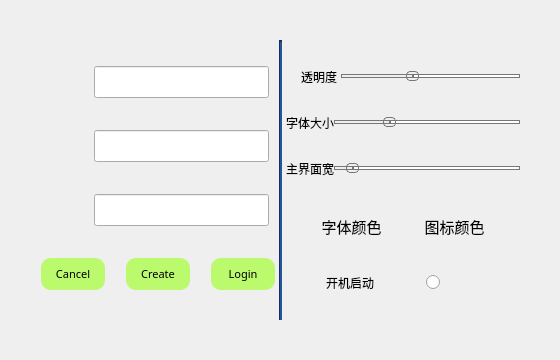
<?xml version="1.0" encoding="UTF-8"?>
<ui version="4.0">
 <class>login</class>
 <widget class="QDialog" name="login">
  <property name="geometry">
   <rect>
    <x>0</x>
    <y>0</y>
    <width>560</width>
    <height>360</height>
   </rect>
  </property>
  <property name="minimumSize">
   <size>
    <width>560</width>
    <height>360</height>
   </size>
  </property>
  <property name="maximumSize">
   <size>
    <width>560</width>
    <height>360</height>
   </size>
  </property>
  <property name="cursor">
   <cursorShape>SizeAllCursor</cursorShape>
  </property>
  <property name="windowTitle">
   <string>Setting</string>
  </property>
  <property name="windowOpacity">
   <double>1.000000000000000</double>
  </property>
  <property name="autoFillBackground">
   <bool>true</bool>
  </property>
  <property name="styleSheet">
   <string notr="true"/>
  </property>
  <property name="sizeGripEnabled">
   <bool>false</bool>
  </property>
  <layout class="QGridLayout" name="gridLayout">
   <property name="leftMargin">
    <number>0</number>
   </property>
   <property name="topMargin">
    <number>0</number>
   </property>
   <property name="rightMargin">
    <number>0</number>
   </property>
   <property name="bottomMargin">
    <number>0</number>
   </property>
   <property name="spacing">
    <number>0</number>
   </property>
   <item row="0" column="1">
    <widget class="QPushButton" name="exit">
     <property name="minimumSize">
      <size>
       <width>40</width>
       <height>40</height>
      </size>
     </property>
     <property name="maximumSize">
      <size>
       <width>40</width>
       <height>40</height>
      </size>
     </property>
     <property name="cursor">
      <cursorShape>PointingHandCursor</cursorShape>
     </property>
     <property name="styleSheet">
      <string notr="true"/>
     </property>
     <property name="text">
      <string/>
     </property>
     <property name="icon">
      <iconset resource="icon.qrc">
       <normaloff>:/resource/exit.svg</normaloff>:/resource/exit.svg</iconset>
     </property>
     <property name="iconSize">
      <size>
       <width>40</width>
       <height>40</height>
      </size>
     </property>
     <property name="flat">
      <bool>true</bool>
     </property>
    </widget>
   </item>
   <item row="1" column="0">
    <layout class="QHBoxLayout" name="horizontalLayout_8">
     <property name="spacing">
      <number>0</number>
     </property>
     <property name="leftMargin">
      <number>40</number>
     </property>
     <property name="topMargin">
      <number>0</number>
     </property>
     <property name="bottomMargin">
      <number>40</number>
     </property>
     <item>
      <layout class="QVBoxLayout" name="verticalLayout_0">
       <property name="spacing">
        <number>6</number>
       </property>
       <property name="rightMargin">
        <number>0</number>
       </property>
       <item>
        <layout class="QHBoxLayout" name="horizontalLayout_0">
         <property name="rightMargin">
          <number>10</number>
         </property>
         <item>
          <widget class="QPushButton" name="S">
           <property name="cursor">
            <cursorShape>ForbiddenCursor</cursorShape>
           </property>
           <property name="text">
            <string/>
           </property>
           <property name="icon">
            <iconset resource="icon.qrc">
             <normaloff>:/resource/server.svg</normaloff>:/resource/server.svg</iconset>
           </property>
           <property name="iconSize">
            <size>
             <width>32</width>
             <height>32</height>
            </size>
           </property>
           <property name="flat">
            <bool>true</bool>
           </property>
          </widget>
         </item>
         <item>
          <widget class="QLineEdit" name="server_port">
           <property name="minimumSize">
            <size>
             <width>175</width>
             <height>32</height>
            </size>
           </property>
           <property name="maximumSize">
            <size>
             <width>175</width>
             <height>32</height>
            </size>
           </property>
           <property name="font">
            <font>
             <family>JetBrains Mono</family>
             <pointsize>8</pointsize>
            </font>
           </property>
           <property name="inputMethodHints">
            <set>Qt::ImhNone</set>
           </property>
           <property name="text">
            <string/>
           </property>
           <property name="maxLength">
            <number>22</number>
           </property>
           <property name="placeholderText">
            <string/>
           </property>
           <property name="clearButtonEnabled">
            <bool>true</bool>
           </property>
          </widget>
         </item>
        </layout>
       </item>
       <item>
        <layout class="QHBoxLayout" name="horizontalLayout_1">
         <property name="rightMargin">
          <number>10</number>
         </property>
         <item>
          <widget class="QPushButton" name="U">
           <property name="cursor">
            <cursorShape>ForbiddenCursor</cursorShape>
           </property>
           <property name="text">
            <string/>
           </property>
           <property name="icon">
            <iconset resource="icon.qrc">
             <normaloff>:/resource/user.svg</normaloff>:/resource/user.svg</iconset>
           </property>
           <property name="iconSize">
            <size>
             <width>32</width>
             <height>32</height>
            </size>
           </property>
           <property name="flat">
            <bool>true</bool>
           </property>
          </widget>
         </item>
         <item>
          <widget class="QLineEdit" name="username">
           <property name="minimumSize">
            <size>
             <width>175</width>
             <height>32</height>
            </size>
           </property>
           <property name="maximumSize">
            <size>
             <width>175</width>
             <height>32</height>
            </size>
           </property>
           <property name="font">
            <font>
             <family>JetBrains Mono</family>
             <pointsize>8</pointsize>
            </font>
           </property>
           <property name="inputMethodHints">
            <set>Qt::ImhNone</set>
           </property>
           <property name="text">
            <string/>
           </property>
           <property name="maxLength">
            <number>8</number>
           </property>
           <property name="placeholderText">
            <string extracomment="username"/>
           </property>
           <property name="clearButtonEnabled">
            <bool>true</bool>
           </property>
          </widget>
         </item>
        </layout>
       </item>
       <item>
        <layout class="QHBoxLayout" name="horizontalLayout_2">
         <property name="rightMargin">
          <number>10</number>
         </property>
         <item>
          <widget class="QPushButton" name="P">
           <property name="font">
            <font>
             <family>JetBrains Mono</family>
            </font>
           </property>
           <property name="cursor">
            <cursorShape>ForbiddenCursor</cursorShape>
           </property>
           <property name="text">
            <string/>
           </property>
           <property name="icon">
            <iconset resource="icon.qrc">
             <normaloff>:/resource/passwd.svg</normaloff>:/resource/passwd.svg</iconset>
           </property>
           <property name="iconSize">
            <size>
             <width>32</width>
             <height>32</height>
            </size>
           </property>
           <property name="flat">
            <bool>true</bool>
           </property>
          </widget>
         </item>
         <item>
          <widget class="QLineEdit" name="password">
           <property name="minimumSize">
            <size>
             <width>175</width>
             <height>32</height>
            </size>
           </property>
           <property name="maximumSize">
            <size>
             <width>175</width>
             <height>32</height>
            </size>
           </property>
           <property name="font">
            <font>
             <family>JetBrains Mono</family>
             <pointsize>8</pointsize>
            </font>
           </property>
           <property name="inputMethodHints">
            <set>Qt::ImhHiddenText|Qt::ImhNoAutoUppercase|Qt::ImhNoPredictiveText|Qt::ImhSensitiveData</set>
           </property>
           <property name="text">
            <string/>
           </property>
           <property name="maxLength">
            <number>12</number>
           </property>
           <property name="frame">
            <bool>true</bool>
           </property>
           <property name="echoMode">
            <enum>QLineEdit::Password</enum>
           </property>
           <property name="alignment">
            <set>Qt::AlignLeading|Qt::AlignLeft|Qt::AlignVCenter</set>
           </property>
           <property name="placeholderText">
            <string comment="password" extracomment="password"/>
           </property>
           <property name="clearButtonEnabled">
            <bool>true</bool>
           </property>
          </widget>
         </item>
        </layout>
       </item>
       <item>
        <layout class="QHBoxLayout" name="horizontalLayout_3">
         <property name="spacing">
          <number>20</number>
         </property>
         <property name="leftMargin">
          <number>0</number>
         </property>
         <property name="rightMargin">
          <number>0</number>
         </property>
         <item>
          <widget class="QPushButton" name="cancel">
           <property name="minimumSize">
            <size>
             <width>0</width>
             <height>32</height>
            </size>
           </property>
           <property name="maximumSize">
            <size>
             <width>64</width>
             <height>32</height>
            </size>
           </property>
           <property name="font">
            <font>
             <family>JetBrains Mono</family>
             <pointsize>8</pointsize>
            </font>
           </property>
           <property name="cursor">
            <cursorShape>PointingHandCursor</cursorShape>
           </property>
           <property name="styleSheet">
            <string notr="true">border-radius:10px;
background-color: rgb(188, 250, 109);</string>
           </property>
           <property name="text">
            <string>Cancel</string>
           </property>
           <property name="flat">
            <bool>false</bool>
           </property>
          </widget>
         </item>
         <item>
          <widget class="QPushButton" name="creteNewUser">
           <property name="minimumSize">
            <size>
             <width>0</width>
             <height>32</height>
            </size>
           </property>
           <property name="maximumSize">
            <size>
             <width>64</width>
             <height>32</height>
            </size>
           </property>
           <property name="font">
            <font>
             <family>JetBrains Mono</family>
             <pointsize>8</pointsize>
            </font>
           </property>
           <property name="cursor">
            <cursorShape>PointingHandCursor</cursorShape>
           </property>
           <property name="styleSheet">
            <string notr="true">border-radius:10px;
background-color: rgb(188, 250, 109);</string>
           </property>
           <property name="text">
            <string>Create</string>
           </property>
           <property name="flat">
            <bool>false</bool>
           </property>
          </widget>
         </item>
         <item>
          <widget class="QPushButton" name="Login">
           <property name="minimumSize">
            <size>
             <width>0</width>
             <height>32</height>
            </size>
           </property>
           <property name="maximumSize">
            <size>
             <width>64</width>
             <height>32</height>
            </size>
           </property>
           <property name="font">
            <font>
             <family>JetBrains Mono</family>
             <pointsize>8</pointsize>
            </font>
           </property>
           <property name="cursor">
            <cursorShape>PointingHandCursor</cursorShape>
           </property>
           <property name="styleSheet">
            <string notr="true">border-radius:10px;
background-color: rgb(188, 250, 109);</string>
           </property>
           <property name="text">
            <string>Login</string>
           </property>
           <property name="flat">
            <bool>false</bool>
           </property>
          </widget>
         </item>
        </layout>
       </item>
      </layout>
     </item>
     <item>
      <widget class="Line" name="line">
       <property name="minimumSize">
        <size>
         <width>0</width>
         <height>0</height>
        </size>
       </property>
       <property name="styleSheet">
        <string notr="true">background-color: rgb(32, 74, 135);</string>
       </property>
       <property name="lineWidth">
        <number>2</number>
       </property>
       <property name="orientation">
        <enum>Qt::Vertical</enum>
       </property>
      </widget>
     </item>
     <item>
      <layout class="QVBoxLayout" name="verticalLayout">
       <property name="leftMargin">
        <number>4</number>
       </property>
       <item>
        <layout class="QHBoxLayout" name="horizontalLayout_4">
         <property name="spacing">
          <number>0</number>
         </property>
         <property name="leftMargin">
          <number>15</number>
         </property>
         <item>
          <widget class="QLabel" name="transparentLabel">
           <property name="font">
            <font>
             <family>Adobe 黑体 Std R</family>
             <pointsize>9</pointsize>
            </font>
           </property>
           <property name="text">
            <string>透明度 </string>
           </property>
          </widget>
         </item>
         <item>
          <widget class="QSlider" name="transparent">
           <property name="cursor">
            <cursorShape>PointingHandCursor</cursorShape>
           </property>
           <property name="styleSheet">
            <string notr="true">QSlider::groove:horizontal {
background: rgba(0, 0, 0, 0);
height: 4px;
border-radius: 2px;
}

QSlider::sub-page:horizontal {
background: qlineargradient(x1: 0, y1: 0,    x2: 0, y2: 1,
    stop: 0 #66e, stop: 1 #bbf);
background: qlineargradient(x1: 0, y1: 0.2, x2: 1, y2: 1,
    stop: 0 #bbf, stop: 1 #55f);
border: 1px solid #777;
height: 10px;
border-radius: 4px;
}

QSlider::add-page:horizontal {
background: #fff;
border: 1px solid #777;
height: 5px;
border-radius: 4px;
}

QSlider::handle:horizontal {
background: qlineargradient(x1:0, y1:0, x2:1, y2:1,
    stop:0 #eee, stop:1 #ccc);
border: 1px solid #777;
width: 11px;
margin-top: -3px;
margin-bottom: -3px;
border-radius: 4px;
}

QSlider::handle:horizontal:hover {
background: qlineargradient(x1:0, y1:0, x2:1, y2:1,
    stop:0 #fff, stop:1 #ddd);
border: 1px solid #444;
border-radius: 4px;
}

QSlider::sub-page:horizontal:disabled {
background: #bbb;
border-color: #999;
}

QSlider::add-page:horizontal:disabled {
background: #eee;
border-color: #999;
}

QSlider::handle:horizontal:disabled {
background: #eee;
border: 1px solid #aaa;
border-radius: 4px;
}</string>
           </property>
           <property name="maximum">
            <number>255</number>
           </property>
           <property name="singleStep">
            <number>5</number>
           </property>
           <property name="pageStep">
            <number>25</number>
           </property>
           <property name="value">
            <number>100</number>
           </property>
           <property name="sliderPosition">
            <number>100</number>
           </property>
           <property name="tracking">
            <bool>false</bool>
           </property>
           <property name="orientation">
            <enum>Qt::Horizontal</enum>
           </property>
          </widget>
         </item>
        </layout>
       </item>
       <item>
        <layout class="QHBoxLayout" name="horizontalLayout_5">
         <item>
          <widget class="QLabel" name="fontSizeLabel">
           <property name="font">
            <font>
             <family>Adobe 黑体 Std R</family>
             <pointsize>9</pointsize>
            </font>
           </property>
           <property name="text">
            <string>字体大小</string>
           </property>
          </widget>
         </item>
         <item>
          <widget class="QSlider" name="fontSizeSlider">
           <property name="cursor">
            <cursorShape>PointingHandCursor</cursorShape>
           </property>
           <property name="styleSheet">
            <string notr="true">QSlider::groove:horizontal {
background: rgba(0, 0, 0, 0);
height: 4px;
border-radius: 2px;
}

QSlider::sub-page:horizontal {
background: qlineargradient(x1: 0, y1: 0,    x2: 0, y2: 1,
    stop: 0 #66e, stop: 1 #bbf);
background: qlineargradient(x1: 0, y1: 0.2, x2: 1, y2: 1,
    stop: 0 #bbf, stop: 1 #55f);
border: 1px solid #777;
height: 10px;
border-radius: 4px;
}

QSlider::add-page:horizontal {
background: #fff;
border: 1px solid #777;
height: 5px;
border-radius: 4px;
}

QSlider::handle:horizontal {
background: qlineargradient(x1:0, y1:0, x2:1, y2:1,
    stop:0 #eee, stop:1 #ccc);
border: 1px solid #777;
width: 11px;
margin-top: -3px;
margin-bottom: -3px;
border-radius: 4px;
}

QSlider::handle:horizontal:hover {
background: qlineargradient(x1:0, y1:0, x2:1, y2:1,
    stop:0 #fff, stop:1 #ddd);
border: 1px solid #444;
border-radius: 4px;
}

QSlider::sub-page:horizontal:disabled {
background: #bbb;
border-color: #999;
}

QSlider::add-page:horizontal:disabled {
background: #eee;
border-color: #999;
}

QSlider::handle:horizontal:disabled {
background: #eee;
border: 1px solid #aaa;
border-radius: 4px;
}</string>
           </property>
           <property name="minimum">
            <number>9</number>
           </property>
           <property name="maximum">
            <number>16</number>
           </property>
           <property name="pageStep">
            <number>1</number>
           </property>
           <property name="value">
            <number>11</number>
           </property>
           <property name="sliderPosition">
            <number>11</number>
           </property>
           <property name="orientation">
            <enum>Qt::Horizontal</enum>
           </property>
          </widget>
         </item>
        </layout>
       </item>
       <item>
        <layout class="QHBoxLayout" name="horizontalLayout">
         <item>
          <widget class="QLabel" name="mainWinWidthLabel">
           <property name="font">
            <font>
             <family>Adobe 黑体 Std R</family>
             <pointsize>9</pointsize>
            </font>
           </property>
           <property name="text">
            <string>主界面宽</string>
           </property>
          </widget>
         </item>
         <item>
          <widget class="QSlider" name="mainWinWidthSlider">
           <property name="cursor">
            <cursorShape>PointingHandCursor</cursorShape>
           </property>
           <property name="styleSheet">
            <string notr="true">QSlider::groove:horizontal {
background: rgba(0, 0, 0, 0);
height: 4px;
border-radius: 2px;
}

QSlider::sub-page:horizontal {
background: qlineargradient(x1: 0, y1: 0,    x2: 0, y2: 1,
    stop: 0 #66e, stop: 1 #bbf);
background: qlineargradient(x1: 0, y1: 0.2, x2: 1, y2: 1,
    stop: 0 #bbf, stop: 1 #55f);
border: 1px solid #777;
height: 10px;
border-radius: 4px;
}

QSlider::add-page:horizontal {
background: #fff;
border: 1px solid #777;
height: 5px;
border-radius: 4px;
}

QSlider::handle:horizontal {
background: qlineargradient(x1:0, y1:0, x2:1, y2:1,
    stop:0 #eee, stop:1 #ccc);
border: 1px solid #777;
width: 11px;
margin-top: -3px;
margin-bottom: -3px;
border-radius: 4px;
}

QSlider::handle:horizontal:hover {
background: qlineargradient(x1:0, y1:0, x2:1, y2:1,
    stop:0 #fff, stop:1 #ddd);
border: 1px solid #444;
border-radius: 4px;
}

QSlider::sub-page:horizontal:disabled {
background: #bbb;
border-color: #999;
}

QSlider::add-page:horizontal:disabled {
background: #eee;
border-color: #999;
}

QSlider::handle:horizontal:disabled {
background: #eee;
border: 1px solid #aaa;
border-radius: 4px;
}</string>
           </property>
           <property name="minimum">
            <number>280</number>
           </property>
           <property name="maximum">
            <number>560</number>
           </property>
           <property name="value">
            <number>300</number>
           </property>
           <property name="orientation">
            <enum>Qt::Horizontal</enum>
           </property>
          </widget>
         </item>
        </layout>
       </item>
       <item>
        <layout class="QHBoxLayout" name="horizontalLayout_6">
         <item>
          <widget class="QPushButton" name="chooseFontColor">
           <property name="minimumSize">
            <size>
             <width>75</width>
             <height>40</height>
            </size>
           </property>
           <property name="maximumSize">
            <size>
             <width>75</width>
             <height>16777215</height>
            </size>
           </property>
           <property name="font">
            <font>
             <family>Adobe 楷体 Std R</family>
             <pointsize>11</pointsize>
            </font>
           </property>
           <property name="cursor">
            <cursorShape>PointingHandCursor</cursorShape>
           </property>
           <property name="styleSheet">
            <string notr="true">border-radius:3px;
</string>
           </property>
           <property name="text">
            <string>字体颜色</string>
           </property>
          </widget>
         </item>
         <item>
          <widget class="QPushButton" name="chooseIconColor">
           <property name="minimumSize">
            <size>
             <width>75</width>
             <height>40</height>
            </size>
           </property>
           <property name="maximumSize">
            <size>
             <width>75</width>
             <height>16777215</height>
            </size>
           </property>
           <property name="font">
            <font>
             <family>Adobe 楷体 Std R</family>
             <pointsize>11</pointsize>
            </font>
           </property>
           <property name="cursor">
            <cursorShape>PointingHandCursor</cursorShape>
           </property>
           <property name="styleSheet">
            <string notr="true">border-radius:3px;</string>
           </property>
           <property name="text">
            <string>图标颜色</string>
           </property>
          </widget>
         </item>
        </layout>
       </item>
       <item>
        <layout class="QHBoxLayout" name="horizontalLayout_7">
         <property name="spacing">
          <number>0</number>
         </property>
         <property name="leftMargin">
          <number>40</number>
         </property>
         <property name="rightMargin">
          <number>80</number>
         </property>
         <item>
          <widget class="QLabel" name="label">
           <property name="font">
            <font>
             <family>Adobe 黑体 Std R</family>
            </font>
           </property>
           <property name="text">
            <string>开机启动</string>
           </property>
          </widget>
         </item>
         <item>
          <widget class="QRadioButton" name="radioButton">
           <property name="layoutDirection">
            <enum>Qt::RightToLeft</enum>
           </property>
           <property name="text">
            <string/>
           </property>
          </widget>
         </item>
        </layout>
       </item>
      </layout>
     </item>
    </layout>
   </item>
   <item row="1" column="1">
    <spacer name="verticalSpacer">
     <property name="orientation">
      <enum>Qt::Vertical</enum>
     </property>
     <property name="sizeHint" stdset="0">
      <size>
       <width>20</width>
       <height>40</height>
      </size>
     </property>
    </spacer>
   </item>
   <item row="0" column="0">
    <spacer name="horizontalSpacer">
     <property name="orientation">
      <enum>Qt::Horizontal</enum>
     </property>
     <property name="sizeHint" stdset="0">
      <size>
       <width>40</width>
       <height>20</height>
      </size>
     </property>
    </spacer>
   </item>
  </layout>
 </widget>
 <resources>
  <include location="icon.qrc"/>
 </resources>
 <connections/>
</ui>
